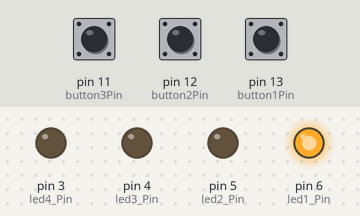
A program run on a simulated Arduino Uno, built with avr-gcc and run on an emulated ATmega328P. Parts: output pins drawn as LEDs (lit = HIGH). Inputs (shaded band) come from the test bench; at power-on: pin 11 (button3Pin) LOW, pin 12 (button2Pin) LOW, pin 13 (button1Pin) HIGH.

Above: at 1.2 s.
1.3 s: pin 11 (button3Pin) pulled HIGH for 0.15 s
At 1.37 s:
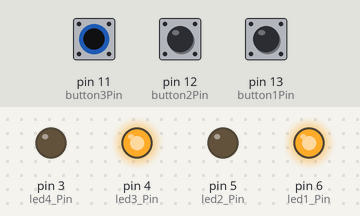
2.9 s: pin 12 (button2Pin) pulled HIGH for 0.15 s
At 2.97 s:
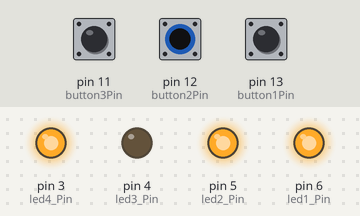
4.5 s: pin 13 (button1Pin) pulled LOW for 0.15 s
At 4.57 s:
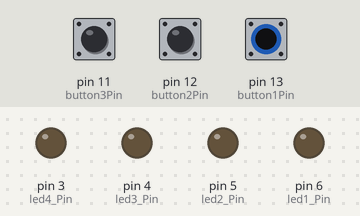
6.1 s: pin 13 (button1Pin) pulled LOW for 3.2 s
At 10.5 s:
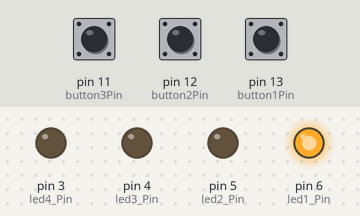
10.8 s: pin 11 (button3Pin) pulled HIGH for 3.2 s
At 11.8 s:
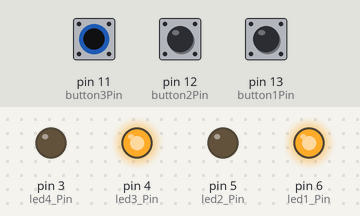
15.5 s: pin 11 (button3Pin) driven HIGH and pin 13 (button1Pin) driven LOW
At 16.8 s:
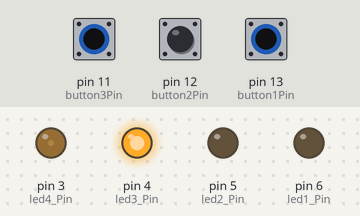
Timing chart, 0 to 18.0 s (numbered marks = the images above; inputs shaded):
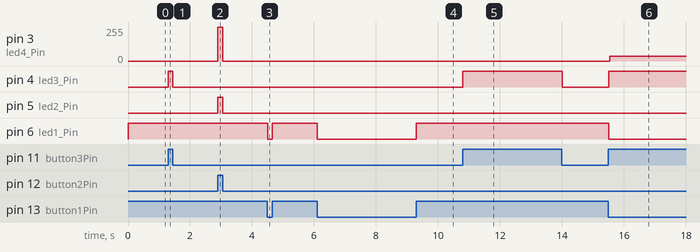

The program:

main.cpp
```cpp
#include <Arduino.h>
const int button3Pin = 11; // the number of the pushbutton pin
const int button2Pin = 12;
const int button1Pin = 13;

const int led1_Pin = 6; // the number of the LED pin
const int led2_Pin = 5;
const int led3_Pin = 4;
const int led4_Pin = 3;

// variables will change:
int button1State = 0;
int button2State = 0;
int button3State = 0;
// prototypes
void manage_led(int button, int led);
int logic_gate(int gate, int a, int b);

void setup()
{
  // initialize the LED pin as an output:
  pinMode(led1_Pin, OUTPUT);
  pinMode(led2_Pin, OUTPUT);
  pinMode(led3_Pin, OUTPUT);
  pinMode(led4_Pin, OUTPUT);
  // initialize the pushbutton pin as an input:
  pinMode(button1Pin, INPUT);
  pinMode(button2Pin, INPUT);
  pinMode(button3Pin, INPUT);
}

void loop()
{
  // read the state of the pushbutton value:
  button1State = digitalRead(button1Pin);
  button2State = digitalRead(button2Pin);
  button3State = digitalRead(button3Pin);

// if buttons of: input A, input B, not gate
// are being pressed, light up corresponding LED
  manage_led(button3State,led3_Pin);
  manage_led(button2State,led2_Pin);
  manage_led(button1State,led1_Pin);

  // button states act as input A and input B
  int get_state = logic_gate(1,button1State, button2State);
  if(button3State == HIGH && (button1State == HIGH && button2State == HIGH)){
    get_state = 1 - get_state;
  }
  if((button1State == LOW && button2State == LOW) && button3State == HIGH){
    manage_led(1,led4_Pin);
  }


  // if the output is true, turn on LED 4
  manage_led(get_state,led4_Pin);
}

// turn led on/off function because we don't like bad code
void manage_led(int button, int led){
  if(button == HIGH){
    digitalWrite(led,HIGH);
  }
  else{
      digitalWrite(led,LOW);
  }

}

// logic gate function
int logic_gate(int gate, int a, int b)
{
  int ret = 0;
  switch (gate)
  {
  /* and */
  case 1:
    if (a == b)
    {
      ret = a;
    }
    break;
  /* not */
  case 3:
    if (a == 1)
    {
      ret = 0;
    }
    else if (a == 0)
      ret = 1;

    break;
  }
  return ret;
  /* end of switch */
}
```

Measured:
- after the input at 1.3 s, pin 4 (led3_Pin): LOW → HIGH at once, → LOW 0.15 s later
- after the input at 2.9 s, pin 3 (led4_Pin): 0/255 → 255/255 at once, → 0/255 0.15 s later; pin 5 (led2_Pin): LOW → HIGH at once, → LOW 0.15 s later
- after the input at 4.5 s, pin 6 (led1_Pin): HIGH → LOW at once, → HIGH 0.15 s later
- after the input at 6.1 s, pin 6 (led1_Pin): HIGH → LOW at once, → HIGH 3.2 s later
- after the input at 10.8 s, pin 4 (led3_Pin): LOW → HIGH at once, → LOW 3.2 s later
- after the input at 15.5 s, pin 3 (led4_Pin): 0/255 → 34/255 at once; pin 4 (led3_Pin): LOW → HIGH at once; pin 6 (led1_Pin): HIGH → LOW at once
